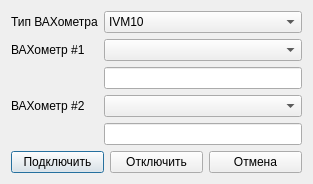
<?xml version="1.0" encoding="UTF-8"?>
<ui version="4.0">
 <class>Dialog</class>
 <widget class="QDialog" name="Dialog">
  <property name="geometry">
   <rect>
    <x>0</x>
    <y>0</y>
    <width>313</width>
    <height>175</height>
   </rect>
  </property>
  <property name="windowTitle">
   <string>Настройка подключения</string>
  </property>
  <property name="locale">
   <locale language="English" country="UnitedStates"/>
  </property>
  <layout class="QVBoxLayout" name="verticalLayout">
   <item>
    <layout class="QFormLayout" name="formLayout">
     <item row="0" column="0">
      <widget class="QLabel" name="label_measurer_type">
       <property name="text">
        <string>Тип ВАХометра</string>
       </property>
      </widget>
     </item>
     <item row="0" column="1">
      <widget class="QComboBox" name="combo_box_measurer_type">
       <item>
        <property name="text">
         <string>IVM10</string>
        </property>
       </item>
       <item>
        <property name="text">
         <string>ASA</string>
        </property>
       </item>
      </widget>
     </item>
     <item row="1" column="0">
      <widget class="QLabel" name="label_measurer_1">
       <property name="text">
        <string>ВАХометр #1</string>
       </property>
      </widget>
     </item>
     <item row="1" column="1">
      <widget class="QComboBox" name="combo_box_measurer_1"/>
     </item>
     <item row="3" column="0">
      <widget class="QLabel" name="label_measurer_2">
       <property name="text">
        <string>ВАХометр #2</string>
       </property>
      </widget>
     </item>
     <item row="3" column="1">
      <widget class="QComboBox" name="combo_box_measurer_2"/>
     </item>
     <item row="2" column="1">
      <widget class="QLineEdit" name="line_edit_measurer_1"/>
     </item>
     <item row="4" column="1">
      <widget class="QLineEdit" name="line_edit_measurer_2"/>
     </item>
    </layout>
   </item>
   <item>
    <layout class="QHBoxLayout" name="horizontalLayout">
     <item>
      <widget class="QPushButton" name="button_connect">
       <property name="text">
        <string>Подключить</string>
       </property>
      </widget>
     </item>
     <item>
      <widget class="QPushButton" name="button_disconnect">
       <property name="text">
        <string>Отключить</string>
       </property>
      </widget>
     </item>
     <item>
      <widget class="QPushButton" name="button_cancel">
       <property name="text">
        <string>Отмена</string>
       </property>
      </widget>
     </item>
    </layout>
   </item>
  </layout>
 </widget>
 <resources/>
 <connections/>
</ui>
